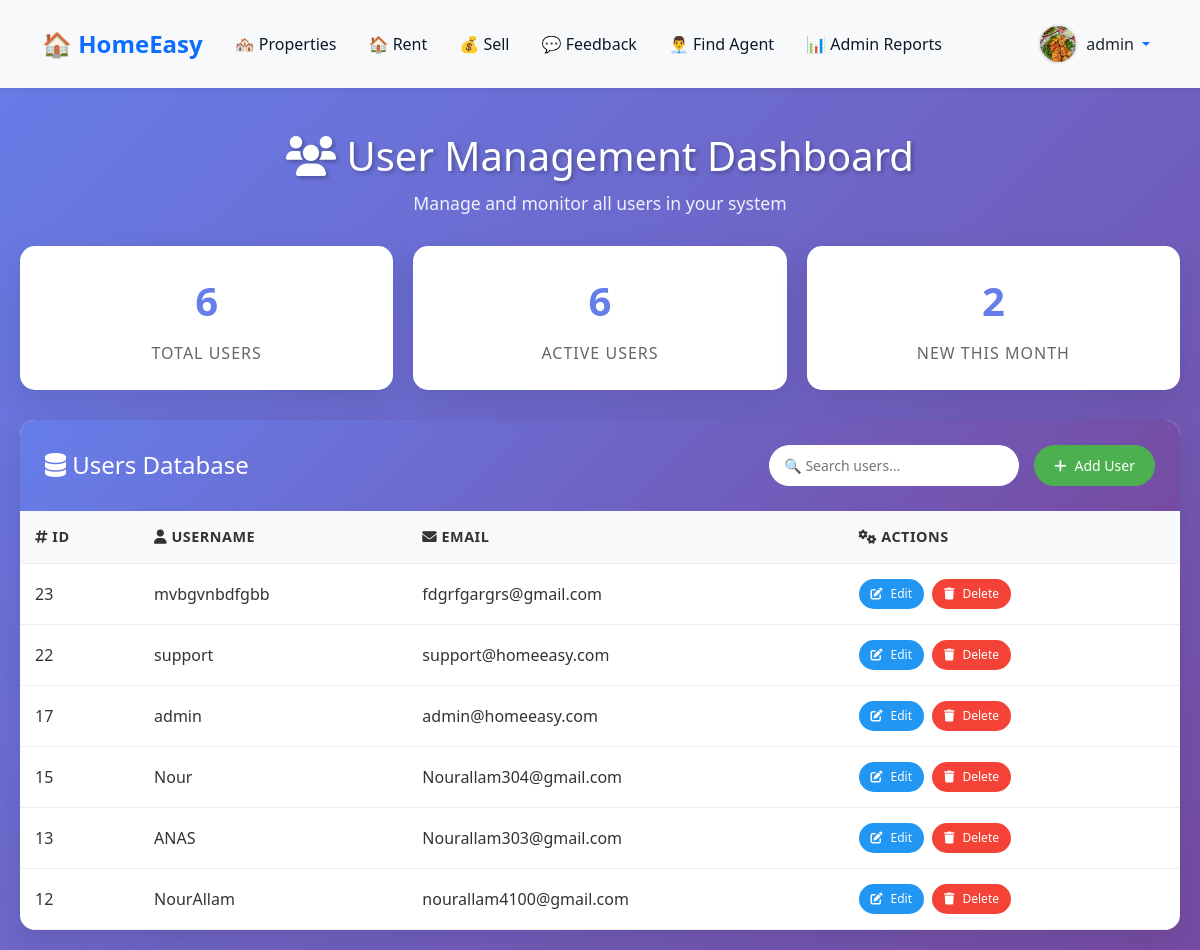
Screenshot of /index.php?page=agent (signed in) with the database file from the repository.
### tables this page shows
CREATE TABLE `users` (
  `id` int(11) NOT NULL,
  `username` varchar(255) NOT NULL,
  `password` varchar(255) NOT NULL,
  `email` varchar(100) NOT NULL,
  `is_active` tinyint(1) DEFAULT 1,
  `failed_login_attempts` int(11) DEFAULT 0,
  `locked_until` datetime DEFAULT NULL,
  `last_login_at` datetime DEFAULT NULL,
  `created_at` timestamp NOT NULL DEFAULT current_timestamp(),
  `updated_at` timestamp NOT NULL DEFAULT current_timestamp() ON UPDATE current_timestamp(),
  `failed_attempts` int(11) DEFAULT 0,
  `last_login` datetime DEFAULT NULL,
  `last_ip` varchar(45) DEFAULT NULL,
  `two_fa_secret` varchar(255) DEFAULT NULL,
  `profile_photo` varchar(255) DEFAULT NULL,
  `role` varchar(50) NOT NULL DEFAULT 'user'
);

### layouts/pages/agent.php (the view, shortened to what this page needs)
<?php
$servername = "localhost";
$username = "root";
$password = "";
$dbname = "forfree";
try {
    $conn = new PDO("mysql:host=$servername;dbname=$dbname", $username, $password);
    $conn->setAttribute(PDO::ATTR_ERRMODE, PDO::ERRMODE_EXCEPTION);
    $countSql = "SELECT COUNT(*) as total_users FROM users";
    $countStmt = $conn->prepare($countSql);
    $countStmt->execute();
    $totalUsers = $countStmt->fetch(PDO::FETCH_ASSOC)['total_users'];
    $monthSql = "SELECT COUNT(*) as new_users FROM users WHERE MONTH(created_at) = MONTH(CURRENT_DATE()) AND YEAR(created_at) = YEAR(CURRENT_DATE())";
    try {
        $monthStmt = $conn->prepare($monthSql);
        $monthStmt->execute();
        $newUsers = $monthStmt->fetch(PDO::FETCH_ASSOC)['new_users'];
    } catch (PDOException $e) {
        $newUsers = $totalUsers;
    }
    $activeUsers = $totalUsers;
    $sql = "SELECT * FROM users ORDER BY id DESC";
    $stmt = $conn->prepare($sql);
    $stmt->execute();
    $users = $stmt->fetchAll(PDO::FETCH_ASSOC);
} catch(PDOException $e) {
    die("Connection failed: " . $e->getMessage());
}
?>
<!DOCTYPE html>
<html lang="en">
<head>
    <link href="https://cdnjs.cloudflare.com/ajax/libs/font-awesome/6.0.0/css/all.min.css" rel="stylesheet">
</head>
<body>
    <?php include_once "navbar.php"?>
    <br/>
    <main class="main-content">
        <header class="header">
            <h1><i class="fas fa-users"></i> User Management Dashboard</h1>
            <p>Manage and monitor all users in your system</p>
        </header>
        <div class="stats-grid">
            <div class="stat-card">
                <div class="stat-number"><?php echo htmlspecialchars($totalUsers); ?></div>
                <div class="stat-label">Total Users</div>
            </div>
            <div class="stat-card">
                <div class="stat-number"><?php echo htmlspecialchars($activeUsers); ?></div>
                <div class="stat-label">Active Users</div>
            </div>
            <div class="stat-card">
                <div class="stat-number"><?php echo htmlspecialchars($newUsers); ?></div>
                <div class="stat-label">New This Month</div>
            </div>
        </div>
        <div class="table-container">
            <div class="table-header">
                <h2 class="table-title"><i class="fas fa-database"></i> Users Database</h2>
                <div class="search-bar">
                    <input type="text" class="search-input" placeholder="🔍 Search users..." id="searchInput">
                    <button class="btn btn-primary" onclick="openAddModal()">
                        <i class="fas fa-plus"></i> Add User
                    </button>
                </div>
            </div>
            <div id="tableContent">
                <?php if (count($users) > 0): ?>
                    <table>
                        <thead>
                            <tr>
                                <th><i class="fas fa-hashtag"></i> ID</th>
                                <th><i class="fas fa-user"></i> Username</th>
                                <th><i class="fas fa-envelope"></i> Email</th>
                                <th><i class="fas fa-cogs"></i> Actions</th>
                            </tr>
                        </thead>
                        <tbody>
                            <?php foreach ($users as $user): ?>
                                <tr>
                                    <td><?php echo htmlspecialchars($user['id'] ?? ''); ?></td>
                                    <td><?php echo htmlspecialchars($user['username'] ?? ''); ?></td>
                                    <td><?php echo htmlspecialchars($user['email'] ?? ''); ?></td>
                                    <td>
                                        <div class="actions">
                                            <button class="btn btn-secondary btn-small" onclick="openEditModal(<?php echo htmlspecialchars($user['id']); ?>, '<?php echo htmlspecialchars($user['username']); ?>', '<?php echo htmlspecialchars($user['email']); ?>')">
                                                <i class="fas fa-edit"></i> Edit
                                            </button>
                                            <button class="btn btn-danger btn-small" onclick="confirmDelete(<?php echo htmlspecialchars($user['id']); ?>, '<?php echo htmlspecialchars($user['username']); ?>')">
                                                <i class="fas fa-trash"></i> Delete
                                            </button>
                                        </div>
                                    </td>
                                </tr>
                            <?php endforeach; ?>
                        </tbody>
                    </table>
                <?php endif; ?>
            </div>
        </div>
    </main>
</body>
</html>

### layouts/pages/navbar.php (shortened to what this page needs)
<?php
$host = 'localhost';
$dbname = 'forfree';
$username = 'root';
$password = '';
try {
    $pdo = new PDO("mysql:host=$host;dbname=$dbname", $username, $password);
    $pdo->setAttribute(PDO::ATTR_ERRMODE, PDO::ERRMODE_EXCEPTION);
} catch(PDOException $e) {
    die("Connection failed: " . $e->getMessage());
}
$admin_emails = ['admin@homeeasy.com', 'support@homeeasy.com'];
$profile_photo = null;
$is_admin = false;
if (isset($_SESSION['user_id'])) {
    $user_id = $_SESSION['user_id'];
    $query = "SELECT profile_photo, email FROM users WHERE id = ?";
    $stmt = $pdo->prepare($query);
    $stmt->execute([$user_id]);
    $result = $stmt->fetch(PDO::FETCH_ASSOC);
    if ($result) {
        if (!empty($result['profile_photo'])) {
            $profile_photo = $result['profile_photo'];
        }
        if (in_array($result['email'], $admin_emails)) {
            $is_admin = true;
        }
    }
}
?>
<nav class="navbar navbar-expand-lg navbar-light bg-light shadow-sm">
    <div class="container">
        <a class="navbar-brand fw-bold text-primary" href="index.php">🏠 HomeEasy</a>
        <div class="collapse navbar-collapse" id="navbarNav">
            <ul class="navbar-nav me-auto">
                <li class="nav-item">
                    <a class="nav-link fw-medium" href="?page=buy">🏘️ Properties</a>
                </li>
                <li class="nav-item">
                    <a class="nav-link fw-medium" href="?page=rent">🏠 Rent</a>
                </li>
                <li class="nav-item">
                    <a class="nav-link fw-medium" href="?page=sell">💰 Sell</a>
                </li>
                <li class="nav-item">
                    <a class="nav-link fw-medium" href="?page=feedback">💬 Feedback</a>
                </li>
                <?php if ($is_admin): ?>
                <li class="nav-item">
                    <a class="nav-link fw-medium" href="?page=agent">👨‍💼 Find Agent</a>
                </li>
                <li class="nav-item">
                    <a class="nav-link fw-medium" href="?page=admin_reports">📊 Admin Reports</a>
                </li>
                <?php endif; ?>
            </ul>
            <div class="d-flex align-items-center mobile-auth-buttons mobile-profile">
                <?php if (isset($_SESSION['user_id'])): ?>
                    <div class="dropdown">
                        <a class="dropdown-toggle d-flex align-items-center text-decoration-none p-2 rounded-3 hover-bg-light"
                           href="#"
                           role="button"
                           data-bs-toggle="dropdown"
                           aria-expanded="false"
                           style="transition: background-color 0.2s ease;">
                            <?php if ($profile_photo): ?>
                                <img src="<?php echo htmlspecialchars($profile_photo); ?>"
                                     alt="Profile"
                                     class="rounded-circle me-2 profile-image"
                                     width="40"
                                     height="40">
                            <?php endif; ?>
                            <span class="d-none d-sm-inline text-dark fw-medium">
                                <?php echo isset($_SESSION['username']) ? htmlspecialchars($_SESSION['username']) : 'User'; ?>
                            </span>
                        </a>
                    </div>
                <?php else: ?>
                    <a href="?page=login" class="btn btn-outline-primary me-2">Login</a>
                    <a href="?page=register" class="btn btn-primary">Register</a>
                <?php endif; ?>
            </div>
        </div>
    </div>
</nav>

### index.php (style rules this page uses)
:root { --primary-color: #2563eb; --secondary-color: #1e40af; --accent-color: #f97316; --light-bg: #f8fafc; --dark-text: #0f172a; --light-text: #64748b; }
body { font-family: 'Segoe UI', -apple-system, BlinkMacSystemFont, sans-serif; color: var(--dark-text); background-color: var(--light-bg); }
.navbar { box-shadow: 0 2px 4px rgba(0,0,0,0.08); background-color: white; padding: 1rem 0; }
.navbar-brand { font-weight: 700; font-size: 1.5rem; color: var(--primary-color); }
.nav-link { font-weight: 600; color: var(--dark-text); margin: 0 0.5rem; }
.search-input { border: none; padding: 0.75rem 1rem; font-size: 1rem; width: 100%; outline: none; }

### layouts/pages/agent.php (style rules this page uses)
* { margin: 0; padding: 0; box-sizing: border-box; }
body { font-family: 'Segoe UI', Tahoma, Geneva, Verdana, sans-serif; background: linear-gradient(135deg, #667eea 0%, #764ba2 100%); min-height: 100vh; color: #333; }
.main-content { max-width: 1200px; margin: 0 auto; padding: 20px; }
.header { text-align: center; margin-bottom: 30px; color: white; }
.header h1 { font-size: 2.5rem; margin-bottom: 10px; text-shadow: 2px 2px 4px rgba(0,0,0,0.3); }
.header p { font-size: 1.1rem; opacity: 0.9; }
.stats-grid { display: grid; grid-template-columns: repeat(auto-fit, minmax(250px, 1fr)); gap: 20px; margin-bottom: 30px; }
.stat-card { background: white; padding: 25px; border-radius: 15px; box-shadow: 0 10px 30px rgba(0,0,0,0.1); text-align: center; transition: transform 0.3s ease; }
.stat-number { font-size: 2.5rem; font-weight: bold; color: #667eea; margin-bottom: 10px; }
.stat-label { font-size: 1rem; color: #666; text-transform: uppercase; letter-spacing: 1px; }
.table-container { background: white; border-radius: 15px; box-shadow: 0 10px 30px rgba(0,0,0,0.1); overflow: hidden; }
.table-header { padding: 25px; background: linear-gradient(135deg, #667eea, #764ba2); color: white; display: flex; justify-content: space-between; align-items: center; flex-wrap: wrap; gap: 20px; }
.table-title { font-size: 1.5rem; margin: 0; }
.search-bar { display: flex; gap: 15px; align-items: center; flex-wrap: wrap; }
.search-input { padding: 10px 15px; border: none; border-radius: 25px; outline: none; width: 250px; font-size: 14px; }
.btn { padding: 10px 20px; border: none; border-radius: 25px; cursor: pointer; font-size: 14px; font-weight: 500; transition: all 0.3s ease; display: inline-flex; align-items: center; gap: 8px; }
.btn-primary { background: #4CAF50; color: white; }
.btn-secondary { background: #2196F3; color: white; }
.btn-danger { background: #f44336; color: white; }
.btn-small { padding: 6px 12px; font-size: 12px; }
table { width: 100%; border-collapse: collapse; }
th, td { padding: 15px; text-align: left; border-bottom: 1px solid #eee; }
th { background: #f8f9fa; font-weight: 600; color: #333; text-transform: uppercase; letter-spacing: 0.5px; font-size: 0.9rem; }
.actions { display: flex; gap: 8px; }

### layouts/pages/navbar.php (style rules this page uses)
.navbar-brand { font-size: 1.5rem; }
.profile-image { object-fit: cover; border: 2px solid #e9ecef; }
.dropdown-toggle::after { margin-left: 0.5rem; }

### rows the page displays
users: profile_photo (picture), id "17", username "admin", email "admin@homeeasy.com"
users: id "23", username "mvbgvnbdfgbb", email "fdgrfgargrs@gmail.com"
users: id "22", username "support", email "support@homeeasy.com"
users: id "15", username "Nour", email "Nourallam304@gmail.com"
users: id "13", username "ANAS", email "Nourallam303@gmail.com"
users: id "12", username "NourAllam", email "nourallam4100@gmail.com"

### other values shown
$_SESSION['username'] "admin"
$totalUsers "6"
$activeUsers "6"
$newUsers "2"
